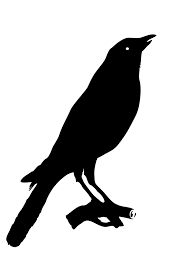
#> input picture code/morfolojik-goruntu-isleme/python/kus.png, 194 x 259 px
$ python genisletme-dilation.py
#> lines starting #> are read from the running program, lines starting #| are printed output that depends on the picture
import cv2
import numpy as np

frame = cv2.imread('kus.png',0)
#> frame is the input picture: shape (259, 194); min 0, max 255, mean 202
#Numpy ile kernel matris tanımı
kernel = np.ones((15,15),np.uint8)
#Aşındırma işlemi
sonuc = cv2.dilate(frame,kernel,iterations = 1)
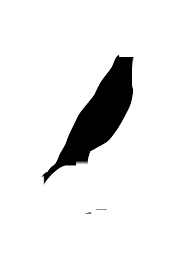
#> sonuc: shape (259, 194); min 0, max 255, mean 234.8
cv2.imshow("Sonuc", sonuc)
cv2.waitKey(0)
